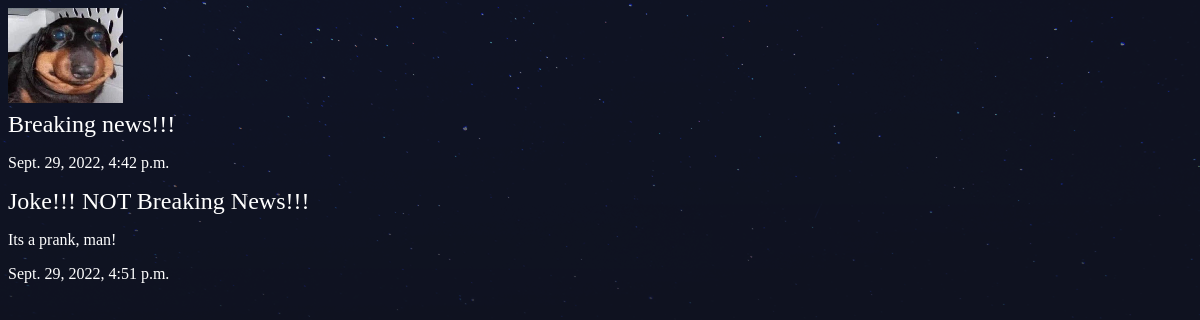
/articles/, run on an earlier commit of the app's database.
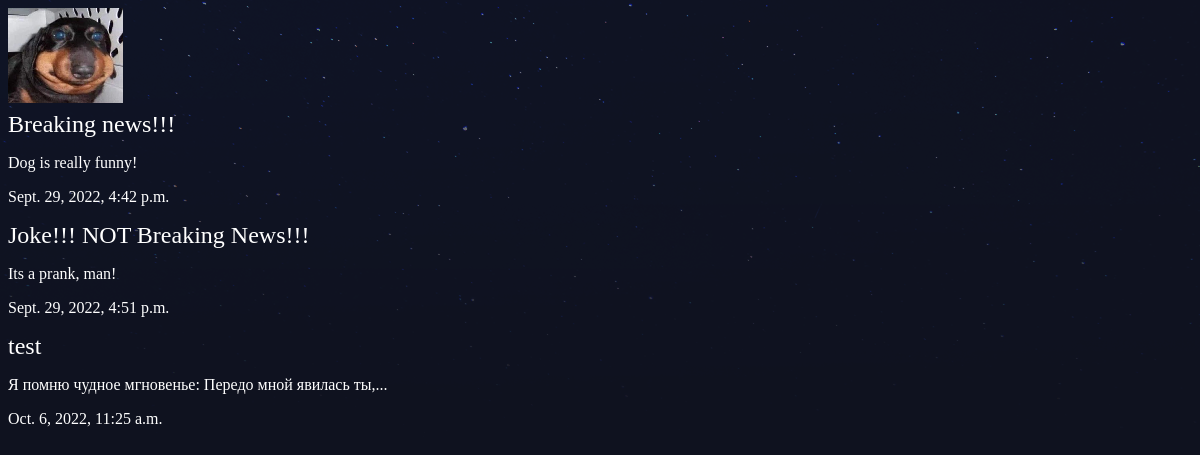
And on a later commit of the database.
### articles/models.py (models this page shows, shortened)
class Article(models.Model):
    title = models.CharField(max_length=128)
    slug = models.SlugField()
    body = models.TextField()
    date = models.DateTimeField(auto_now_add=True)
    thumb = models.ImageField(default="default.png",blank=True)
    def snippet(self):
        if (len(self.body)>50):
            return self.body[:50] + "..."
        else: return self.body

### articles/views.py (the view)
# urls.py: path('',views.article_list,name="list"),
def article_list(request):
    articles = Article.objects.all().order_by("date")
    return render(request, 'articles/article_list.html',{'articles':articles})

### articles/templates/articles/article_list.html
{%extends 'base_layout.html'%}
{% block content %}
    <div class = "articles">
        {% for article in articles %}
        <div class="article">
            <h2><a href="{% url 'articles:detail' article.slug %}">{{article.title}}</a></h2>
            <p>{{article.snippet}}</p>
            <p>{{article.date}}</p>
        </div>
        {% endfor %}
    </div>
{% endblock %}

### templates/base_layout.html (shortened to what this page needs)
{% load static %}
<!DOCTYPE html>
<html lang="en">
<head>
    <link rel = "stylesheet" href="{% static 'styles.css' %}">
</head>
<body>
    <div class = "wrapper">
        <h1> <a href = "{%url 'articles:list' %}" ><img src = "{% static 'logo.png'%}"/></a> </h1>
        {% block content %}
        {% endblock %}
    </div>
</body>
</html>

### assets/styles.css (style rules this page uses)
body { background-color: #0f121f; background-image: url(stars.png); background-repeat: no-repeat; color: #fff; }
body * { font-family: Ubuntu; }
h1, h2, h3, h4, h5 { font-weight: normal; margin: 0; }
a, a:hover, a:visited { color: #fff; text-decoration: none; }

What changed in the data, as far as the page shows it:
changed Article "Breaking news!!!": snippet (not shown) → "Dog is really funny!"
added Article: title "test", snippet "Я помню чудное мгновенье: Передо мной явилась ты,...", date "Oct. 6, 2022, 11:25 a.m."
